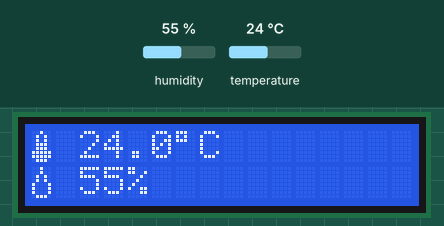
Recording of a sketch running on a simulated Arduino Uno, built with avr-gcc and run on an emulated ATmega328P. Shown: 16×2 character LCD. The test bench sets the inputs (shaded band); at power-on: humidity 55 %, temperature 24 °C.

Above: at 1.2 s.
1.3 s: humidity set to 22 %
At 2.5 s:
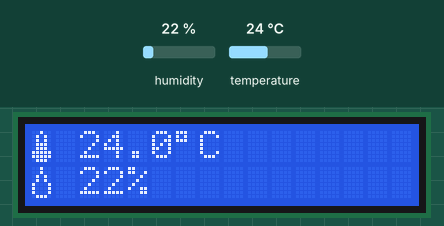
4.0 s: temperature set to 12 °C
At 5.6 s:
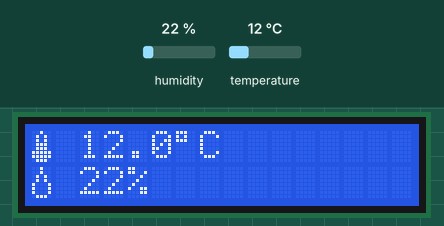
6.7 s: humidity set to 40 %
At 9.3 s:
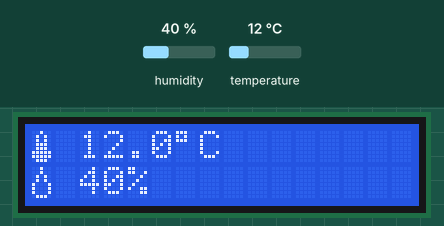
9.7 s: temperature set to 19 °C
At 11.1 s:
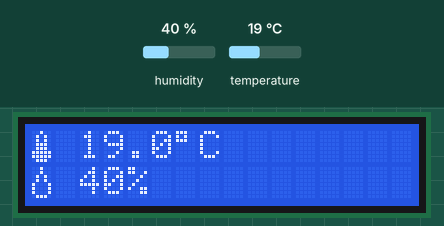
Timing chart, 0 to 12.7 s (numbered marks = the images above; inputs shaded):
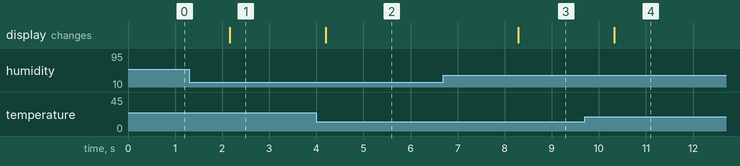

Measured:
- after the input at 1.3 s, the display: changes after 0.86 s (image 1)
- after the input at 4.0 s, the display: changes after 0.20 s (image 2)
- after the input at 6.7 s, the display: changes after 1.6 s (image 3)
- after the input at 9.7 s, the display: changes after 0.63 s (image 4)

The sketch:

With_Custom_Symbols.ino
```cpp
#include<Wire.h>
#include<LiquidCrystal_I2C.h>
#include<DHT.h>

#define DHTPIN 2
#define DHTTYPE DHT11

DHT dht(DHTPIN,DHTTYPE);
LiquidCrystal_I2C lcd(0x27,16,2);

  byte thermoChar[8]{
    0b00100,
    0b01010,
    0b01010,
    0b01110,
    0b01110,
    0b11111,
    0b11111,
    0b01110
  };

  byte dropChar[8]{
    0b00100,
    0b00100,
    0b01010,
    0b01010,
    0b10001,
    0b10001,
    0b10001,
    0b01110
  };

  void setup(){
    lcd.init();
    lcd.backlight();
    dht.begin();

    lcd.createChar(0,thermoChar);
    lcd.createChar(1,dropChar);

    }

  void loop(){
  float humidity = dht.readHumidity();
  float tempC = dht.readTemperature();

  if (isnan(tempC) || isnan(humidity)) {
    lcd.clear();
    lcd.print("Sensor Error");
    delay(1000);
    return;
  }

  lcd.clear();

  lcd.setCursor(0,0);
  lcd.write(byte(0));
  lcd.print(" ");
  lcd.print(tempC,1);
  lcd.print(char(223));
  lcd.print("C");

  lcd.setCursor(0,1);
  lcd.write(byte(1));
  lcd.print(" ");
  lcd.print(humidity,0);
  lcd.print("% ");

  delay(2000);
  }
```
